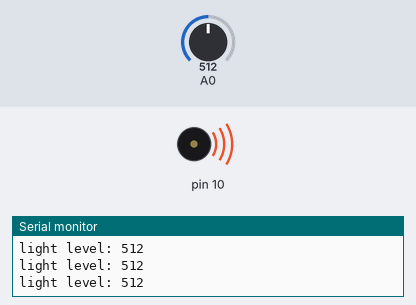
A sketch run on a simulated Arduino Uno, built with avr-gcc and run on an emulated ATmega328P. Parts: buzzer (waves = sounding), the last lines printed to the serial monitor. The test bench sets the inputs (shaded band); at power-on: A0 = 512.

Above: at 1.2 s.
1.3 s: A0 set to 0
At 2.5 s:
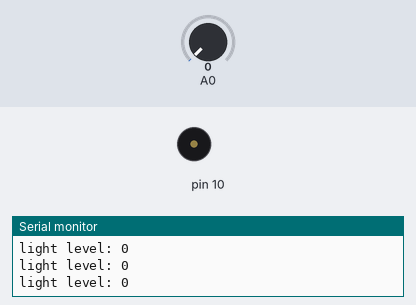
2.8 s: A0 set to 122
At 4.2 s:
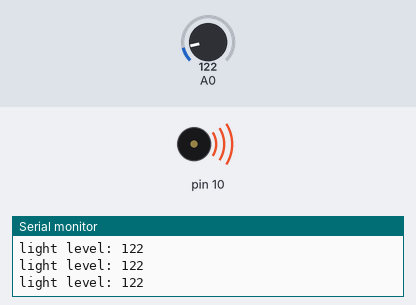
Timing chart, 0 to 5.8 s (numbered marks = the images above; inputs shaded):
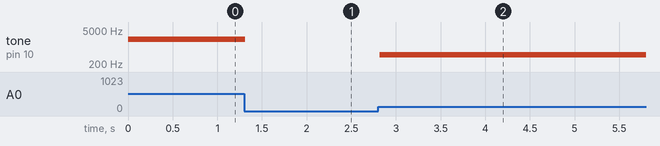

The sketch:

music_machine.ino
```cpp
// intro to circuits music machine

// define our constants
#define VCC 5.0

int light;

void setup(void) {
  // serial
  Serial.begin(9600);
  // initialize light to 0
  light = 0;
}

void loop(void) {
  // set light equal to the analog reading of pin A0
  light = analogRead(0);
  Serial.print("light level: ");
  Serial.println(light);

  // generate an A440 on pin 10
  //light = 1023 - light;
  light *= 4;
  //light = light * 8;
  tone(10, light);

  // wait a little
  delay(50);
}
```

Measured:
- after the input at 1.3 s, tone on pin 10: 2048 Hz → silent at once
- after the input at 2.8 s, tone on pin 10: silent → 488 Hz at once
